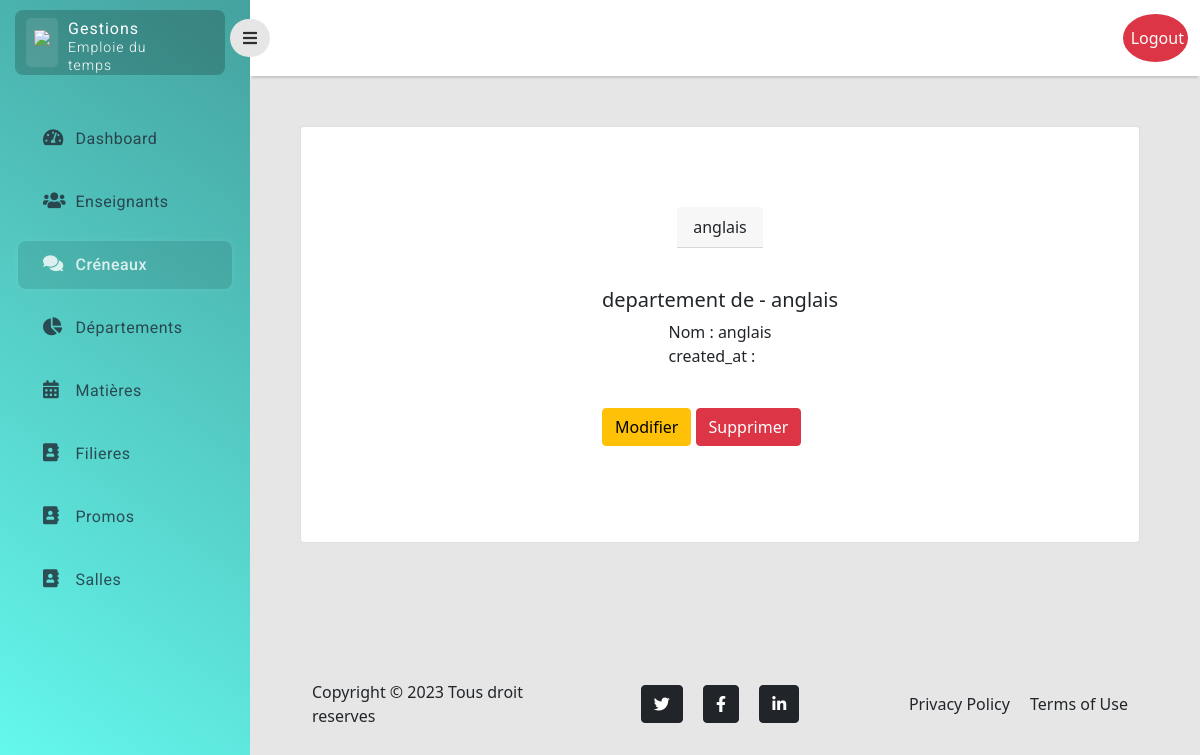
The page /departement/show/3 (signed in) on the database as committed earlier.
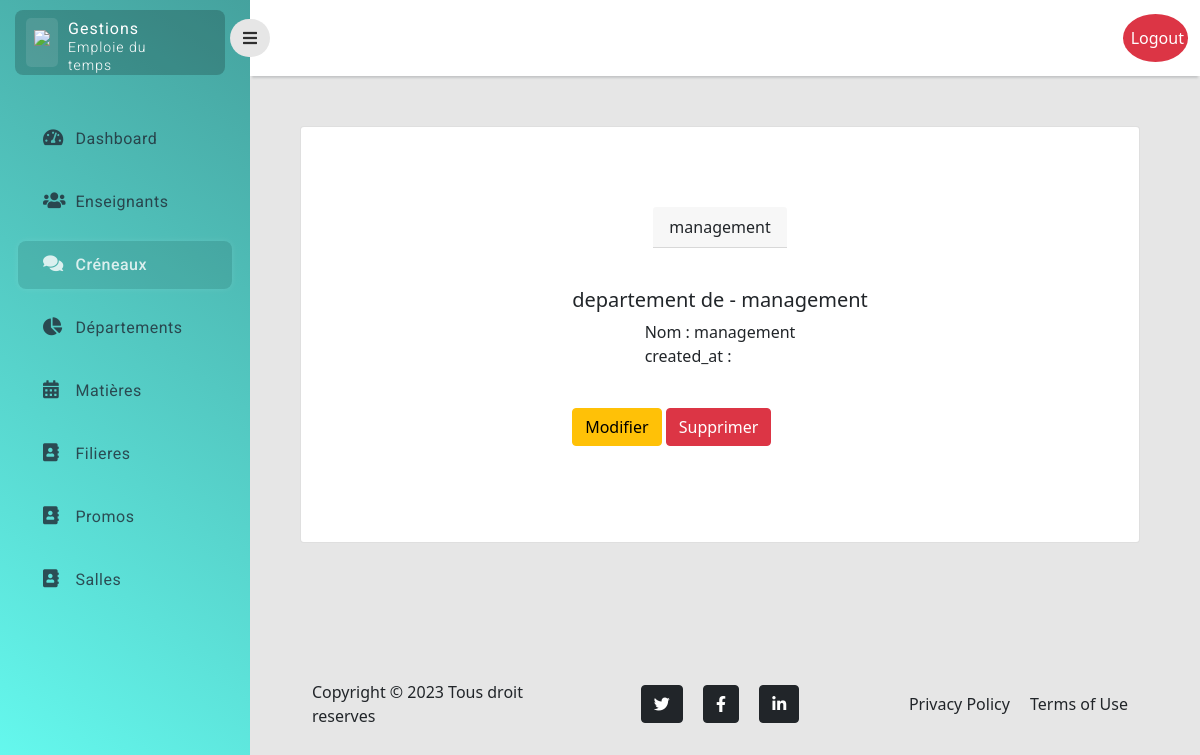
The same page on the database as committed later.
### myApp/models.py (models this page shows)
class Departement(models.Model):
    name = models.CharField(max_length=100)
    class Meta:
        ordering = ['name']

### myApp/departement/views.py (the view)
# urls.py: path('show/<int:my_id>', show, name="crenaux.show"),
@login_required(login_url="/login/")
@staff_member_required
def show(request, my_id):
    departement = Departement.objects.get(id=my_id)
    return render(request, 'departement/show.html', {'departement': departement})

### myApp/templates/departement/show.html (shortened to what this page needs)
{% extends 'layouts/base.html' %}
{% block main %}
    <div class="main-content">
        <div class="card">
            <div class="card-header">
                {{ departement.name }}
            </div>
            <div class="card-body card-body-show">
                <br>
                <h5 class="card-title">departement de - {{departement.name}}</h5>
                <p class="card-text element">
                    Nom : {{ departement.name }} <br>
                    created_at : {{ departement.created_at }} <br>
                </p>
                <br>
                <a href="/departement/update/{{ departement.id }}" class="btn btn-warning">Modifier</a>
                <a href="/departement/delate/{{departement.id}}" class="btn btn-danger">Supprimer</a>
            </div>
        </div>
    </div>
{% endblock main %}

Rows that differ between the two databases and show on the page:
changed Departement: name "anglais" → "management"
